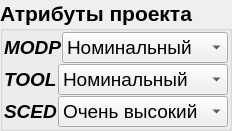
         <widget class="QGroupBox" name="groupBox_4">
          <property name="font">
           <font>
            <pointsize>16</pointsize>
            <weight>75</weight>
            <bold>true</bold>
           </font>
          </property>
          <property name="title">
           <string>Атрибуты проекта</string>
          </property>
          <layout class="QVBoxLayout" name="verticalLayout_9">
           <property name="spacing">
            <number>1</number>
           </property>
           <property name="leftMargin">
            <number>1</number>
           </property>
           <property name="topMargin">
            <number>1</number>
           </property>
           <property name="rightMargin">
            <number>1</number>
           </property>
           <property name="bottomMargin">
            <number>1</number>
           </property>
           <item>
            <layout class="QHBoxLayout" name="horizontalLayout_19" stretch="1,5">
             <item>
              <widget class="QLabel" name="MODPlabel">
               <property name="font">
                <font>
                 <pointsize>14</pointsize>
                 <italic>true</italic>
                 <underline>false</underline>
                 <strikeout>false</strikeout>
                </font>
               </property>
               <property name="text">
                <string>MODP</string>
               </property>
              </widget>
             </item>
             <item>
              <widget class="QComboBox" name="MODPvalue">
               <property name="font">
                <font>
                 <pointsize>14</pointsize>
                 <weight>50</weight>
                 <bold>false</bold>
                </font>
               </property>
               <property name="currentText">
                <string>Номинальный</string>
               </property>
               <property name="currentIndex">
                <number>2</number>
               </property>
               <property name="modelColumn">
                <number>0</number>
               </property>
               <item>
                <property name="text">
                 <string>Очень низкий</string>
                </property>
               </item>
               <item>
                <property name="text">
                 <string>Низкий</string>
                </property>
               </item>
               <item>
                <property name="text">
                 <string>Номинальный</string>
                </property>
               </item>
               <item>
                <property name="text">
                 <string>Высокий</string>
                </property>
               </item>
               <item>
                <property name="text">
                 <string>Очень высокий</string>
                </property>
               </item>
              </widget>
             </item>
            </layout>
           </item>
           <item>
            <layout class="QHBoxLayout" name="horizontalLayout_21" stretch="1,5">
             <item>
              <widget class="QLabel" name="TOOLlabel">
               <property name="font">
                <font>
                 <pointsize>14</pointsize>
                 <italic>true</italic>
                 <underline>false</underline>
                 <strikeout>false</strikeout>
                </font>
               </property>
               <property name="text">
                <string>TOOL</string>
               </property>
              </widget>
             </item>
             <item>
              <widget class="QComboBox" name="TOOLvalue">
               <property name="font">
                <font>
                 <pointsize>14</pointsize>
                 <weight>50</weight>
                 <bold>false</bold>
                </font>
               </property>
               <property name="currentText">
                <string>Номинальный</string>
               </property>
               <property name="currentIndex">
                <number>2</number>
               </property>
               <property name="modelColumn">
                <number>0</number>
               </property>
               <item>
                <property name="text">
                 <string>Очень низкий</string>
                </property>
               </item>
               <item>
                <property name="text">
                 <string>Низкий</string>
                </property>
               </item>
               <item>
                <property name="text">
                 <string>Номинальный</string>
                </property>
               </item>
               <item>
                <property name="text">
                 <string>Высокий</string>
                </property>
               </item>
               <item>
                <property name="text">
                 <string>Очень высокий</string>
                </property>
               </item>
              </widget>
             </item>
            </layout>
           </item>
           <item>
            <layout class="QHBoxLayout" name="horizontalLayout_20" stretch="1,5">
             <item>
              <widget class="QLabel" name="SCEDlabel">
               <property name="font">
                <font>
                 <pointsize>14</pointsize>
                 <italic>true</italic>
                 <underline>false</underline>
                 <strikeout>false</strikeout>
                </font>
               </property>
               <property name="text">
                <string>SCED</string>
               </property>
              </widget>
             </item>
             <item>
              <widget class="QComboBox" name="SCEDvalue">
               <property name="font">
                <font>
                 <pointsize>14</pointsize>
                 <weight>50</weight>
                 <bold>false</bold>
                </font>
               </property>
               <property name="currentText">
                <string>Очень высокий</string>
               </property>
               <property name="currentIndex">
                <number>4</number>
               </property>
               <property name="modelColumn">
                <number>0</number>
               </property>
               <item>
                <property name="text">
                 <string>Очень низкий</string>
                </property>
               </item>
               <item>
                <property name="text">
                 <string>Низкий</string>
                </property>
               </item>
               <item>
                <property name="text">
                 <string>Номинальный</string>
                </property>
               </item>
               <item>
                <property name="text">
                 <string>Высокий</string>
                </property>
               </item>
               <item>
                <property name="text">
                 <string>Очень высокий</string>
                </property>
               </item>
              </widget>
             </item>
            </layout>
           </item>
          </layout>
         </widget>
